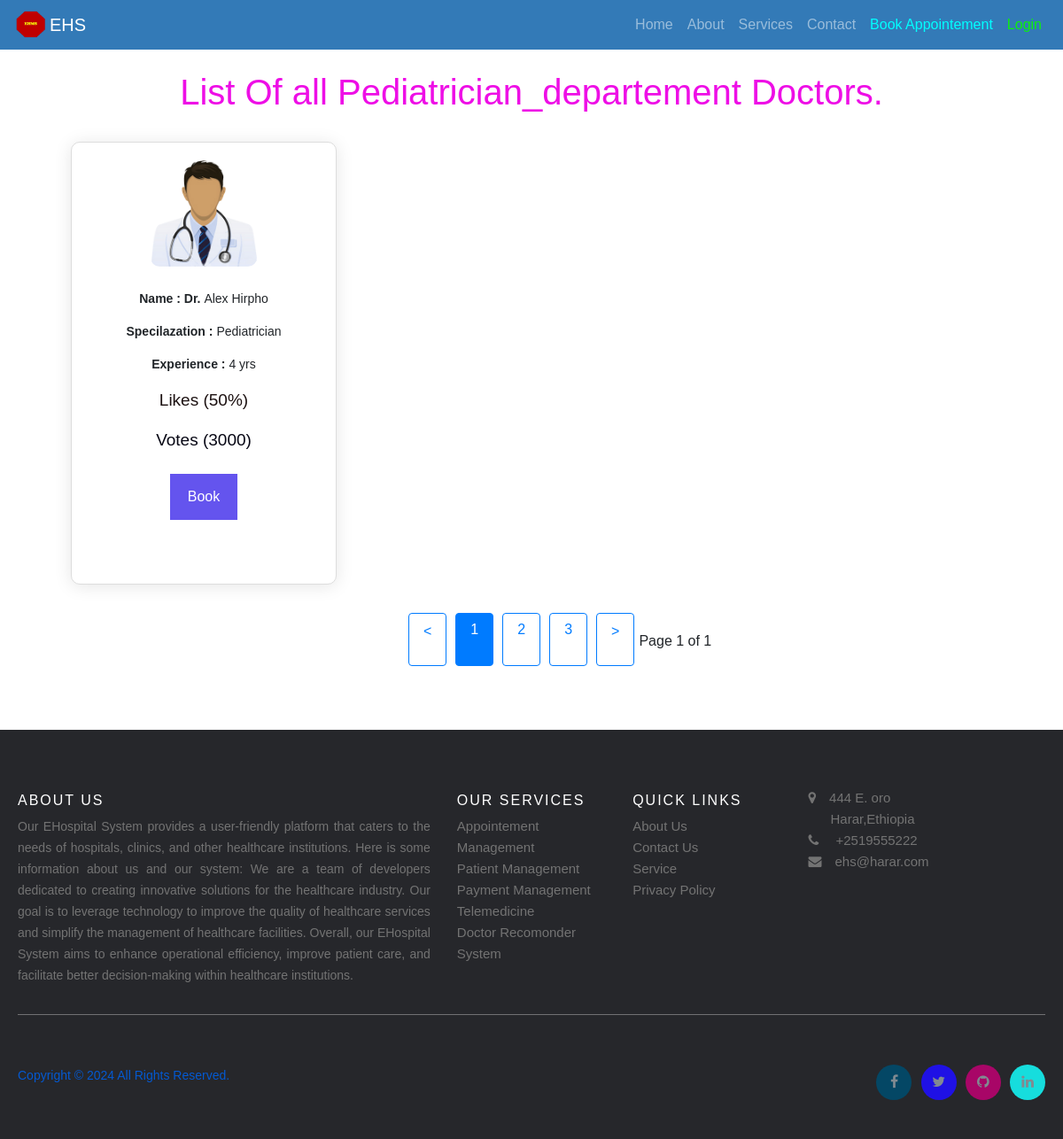
Page /pediatrician-departement on the committed database.
### Ehospital_app/models.py (models this page shows, shortened)
class Doctor(models.Model):
    user=models.OneToOneField(User,on_delete=models.CASCADE)
    profile_pic= models.ImageField(upload_to='profile_pic/DoctorProfilePic/',null=True,blank=True)
    address = models.CharField(max_length=40)
    mobile = models.CharField(max_length=15, blank=True)
    email=models.EmailField(max_length=40)
    department= models.CharField(max_length=50,choices=departments,default='Dermatologist')
    expriance = models.PositiveIntegerField(null=True)
    certification= models.ImageField(upload_to='profile_pic/DoctorCertification/',null=True,blank=True)
    hospital_name=models.CharField(max_length=40)
    admitDate=models.DateField(null=True)
    todayDate=models.DateField(auto_now=True)
    status=models.BooleanField(default=False)
    is_avialable=models.BooleanField(default=False)
    @property
    def get_name(self):
        return self.user.first_name+" "+self.user.last_name

### Ehospital_app/views.py (the view)
# urls.py: path('pediatrician-departement', views.Pediatrician_departement_view),
def Pediatrician_departement_view(request):
    pediatricians=models.Doctor.objects.all().filter(status=True, department='Pediatrician')
    return render(request,'hospital/pediatrician_departement.html',{'pediatricians':pediatricians})

### templates/hospital/pediatrician_departement.html (shortened to what this page needs)
<!DOCTYPE html>
{% load static %}
{% include "hospital/navbar.html" %}
<html lang="en">
<head>
</head>
<body>
  <br><br>
  <center><h1 style="color: rgb(238, 14, 230);">List Of all Pediatrician_departement Doctors.</h1></center>
	<div id="data-container">
		<div class="card-container">
      {% for p in pediatricians %}
			<div class="card" style="width: 300px; height:500px; margin-left:80px;">
        <center><img src="{% static p.profile_pic.url %}" alt="hospital Pic" height="50px" width="120px" /></p>  </center>
               <div>
                <p> <strong>Name : Dr. </strong> {{p.get_name}}</p>
                <p><strong>Specilazation :  </strong>   {{p.department}}</p>
                <p><strong>Experience :  </strong>    {{p.expriance}} yrs</p>
                {% if p.admitDate == p.todayDate %}
                <p>  <span style="color: rgb(28, 17, 17); font-size:19px;"> Likes (0%) </span></p>
                <p> <span style="color: rgb(7, 7, 20); font-size:19px;"> Votes (0) </span></p>
                {%else%}
                 {% if p.expriance > 5 %}
                    <p>  <span style="color: rgb(28, 17, 17); font-size:19px;"> Likes (99%) </span></p>
                    <p> <span style="color: rgb(7, 7, 20); font-size:19px;"> Votes (7000) </span></p>
                  {%else%}
                    <p>  <span style="color: rgb(28, 17, 17); font-size:19px;"> Likes (50%) </span></p>
                    <p> <span style="color: rgb(7, 7, 20); font-size:19px;"> Votes (3000) </span></p>
                    {%endif%}
             {%endif%}
                   </div>
               <center> <a href="/login"><button  style="width:auto; background:rgb(100, 84, 238)">Book</button> </a> </center>
			</div>
      {% endfor %}
		</div>
	</div>
<center>
	<div class="pagination" id="pagination" style="margin-left: 456px;">
		<a href="#" id="prev"><</a>
		<a href="#" class="page-link" data-page="1">1</a>
		<a href="#" class="page-link" data-page="2">2</a>
		<a href="#" class="page-link" data-page="3">3</a>
		<a href="#" id="next">></a>
		<p id="page-numbers"> </p>
	</div>
</center>
<br><br><br>
 {% include "hospital/footer2.html" %}
</body>
</html>

### templates/hospital/pediatrician_departement.html (style rules this page uses)
body { font-family: Arial, sans-serif; }
.pagination { text-align: center; margin-top: 2rem; }
.pagination a { color: #007BFF; padding: 8px 16px; text-decoration: none; border: 1px solid #007BFF; margin: 0 5px; border-radius: 4px; }
.pagination .active { background-color: #007BFF; color: white; }
.card-container { display: grid; grid-template-columns: repeat(4, 1fr); gap: 20px; }
.card { border: 1px solid #ddd; padding: 20px; border-radius: 10px; box-shadow: 0 2px 20px 0px rgba(0, 0, 0, 0.1); background-color: #fff; text-align: center; margin-left: 80px; }
.card img { max-width: 100%; height: auto; margin-bottom: 10px; border-radius: 10px; }
h1 { text-align: center; margin: 2rem; }
p { font-size: 14px; }
#page-numbers { margin-top: 20px; font-size: 16px; }
button { background-color: #04AA6D; color: white; padding: 14px 20px; margin: 8px 0; border: none; cursor: pointer; width: 100%; }

### rows in the picture
Doctor: profile_pic (picture), get_name "Alex Hirpho", department "Pediatrician", expriance "4", admitDate "Likes (50%)"
